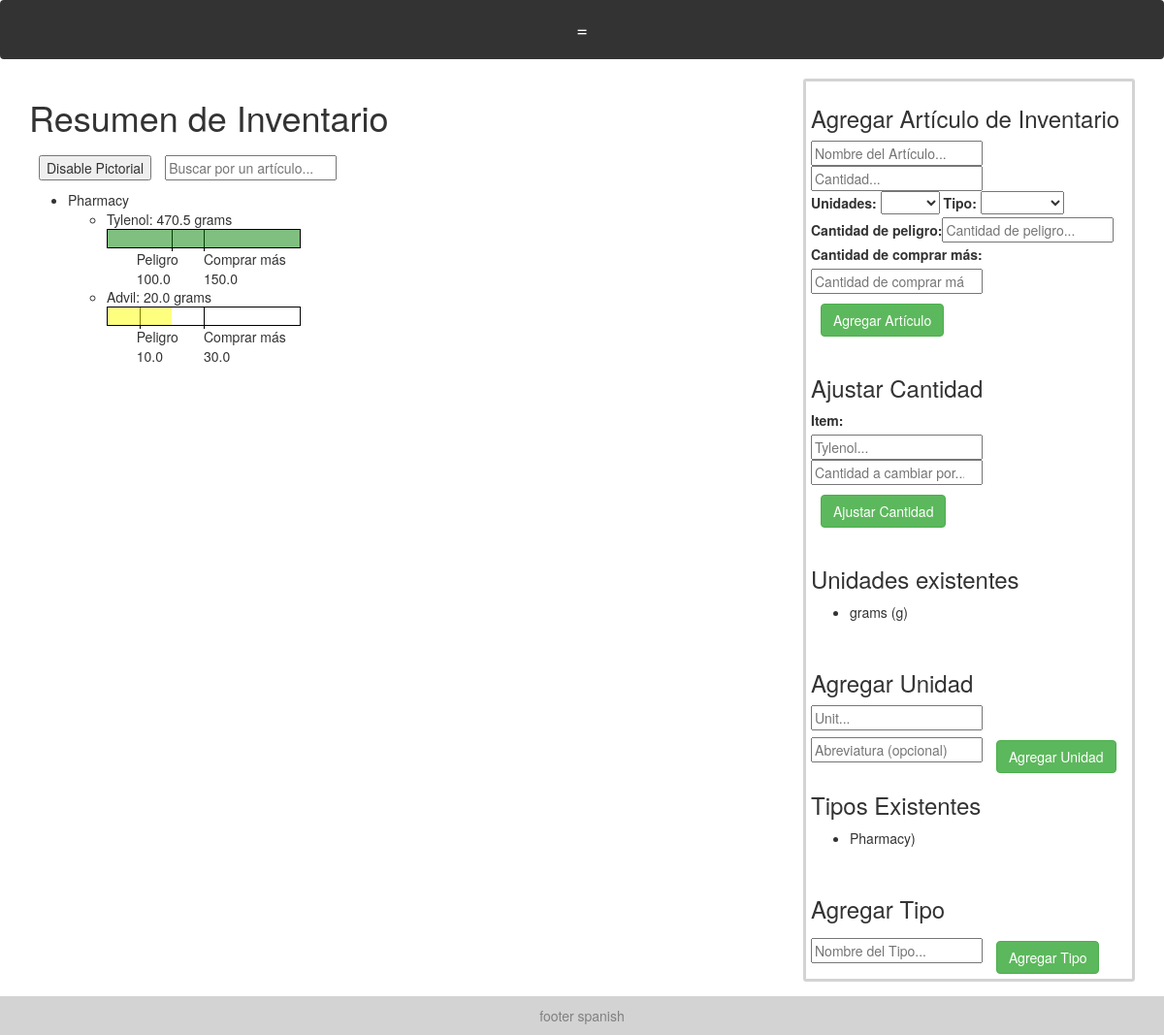
The page /inventory (signed in) on the database its author committed.
### models.py (models this page shows)
class InventoryType(Base):
    __tablename__ = "inventory_type"
    id = Column(Integer, primary_key=True)
    name = Column(String)

class InventoryItem(Base):
    __tablename__ = "inventory_item"
    id = Column(Integer, primary_key=True)
    name = Column(String)
    amount = Column(Float)
    unit = Column(PickleType)
    inventory_type = Column(PickleType)
    danger_amount = Column(Float)
    buy_more_amount = Column(Float)

class Unit(Base):
    __tablename__ = "units"
    id = Column(Integer, primary_key=True)
    name = Column(String)
    abbreviation = Column(String)

### app.py (the view)
@app.route('/inventory')
@check_login_wrapper
def inventory():
    print("inventory", get_inventory())
    inventory_by_types = {}
    for inv_item in get_inventory():
        if inv_item.inventory_type.name not in inventory_by_types:
            inventory_by_types[inv_item.inventory_type.name] = []
        inventory_by_types[inv_item.inventory_type.name].append(inv_item)
    print("invent by types", inventory_by_types)
    return render_template("inventory.html", inventory=get_inventory(), inventory_by_types=inventory_by_types, units = get_units(), inv_types = get_inventory_types())

### app.py (called while the page is built)
def check_login_wrapper(func):
    @wraps(func)
    def inner(*args, **kwargs):
        print("here")
        if "username" not in login_session:
            return redirect(url_for('login'))
        if "language" not in login_session:
            login_session["language"] = "Spanish"
        return func(*args, **kwargs)
    return inner

### database.py (called while the page is built)
def get_units():
    return session.query(Unit).all()

def get_inventory_types():
    return session.query(InventoryType).all()

def get_inventory():
    return session.query(InventoryItem).all()

### templates/inventory.html (shortened to what this page needs)
{% extends "layout.html" %}
{% block body %}
	<div class="row">
		<div style="width: 70%; float: left; ">
			<h1>{{text['Inventory Overview']}}</h1>
			<button type="button" id="swapButton" onclick="swapPictoral()">Disable Pictorial</button>
			<input onkeyup ="filterInventory(this)" id="item_filter" type="" name="" placeholder="{{text['Search for item']}}...">
			<ul id="inventory_pictoral">
				{% for inv_type in inventory_by_types %}
					<li> {{inv_type}}
						<ul>
					{% for item in inventory_by_types[inv_type] %}
						<li class="inventory_item">{{item.name}}: {{item.amount}} {{item.unit.name}}
							<div style="height: 20px; width: 200px; position: relative; border: solid black 1px;">
								<div style="position: absolute; left:{{item.danger_amount / (0.02 * item.buy_more_amount)}}%; width: 10px; height: 22px; border-left: solid black 1px;"> </div>
								<div style="position: absolute; left:15%; top:20px;">{{text['Danger']}}<br>{{item.danger_amount}}</div>
								<div style="position: absolute; left:50%; width: 10px; height: 22px; border-left: solid black 1px;"> </div>
								<div style="position: absolute; left:50%; top:20px;">{{text['Buy More']}}<br>{{item.buy_more_amount}}</div>
							<div style="
							{% if item.amount < item.danger_amount %}
								background-color: red;
							{% elif item.amount < item.buy_more_amount %}
								background-color: yellow;
							{% else %}
								background-color: green;
							{% endif %}
							position: absolute; left:0px; top:0px; width: {{item.amount / (0.02 * item.buy_more_amount)}}%; max-width:198px; height: 18px;  opacity: .5;"> </div>
							</div>
							<br><br>
						</li>
					{% endfor %}
					</ul></li>
				{% endfor %}
			</ul>
		</div>
		<div style="width: 30%; float: left; border: solid 3px lightgrey; padding: 5px; border-radius: 3px;">
			<h3>{{text['Add Inventory Item']}}</h3>
			<form action="{{ url_for('add_item_page') }}" method = 'post'>
		  	  <input required type="text"  name="item_name" placeholder="{{text['Item Name']}}...">
		  	  <input required type="number" step="0.01" name="amount" placeholder="{{text['Amount']}}...">
		  	  <br>
		  	  <label for="unit_name">{{text['Units']}}: </label>
		  	  <select required name="unit_name" id="unit_name">
			  	<option value=""></option>
			  	{% for unit in units %}
				    <option value="{{unit.name}}">{{unit.name}}</option>
			    {% endfor %}
			  </select>
			  <label for="type_name">{{text['Type']}}: </label>
			  <select required name="type_name" id="type_name">
			  	<option value=""></option>
			  	{% for type in inv_types %}
				    <option value="{{type.name}}">{{type.name}}</option>
			    {% endfor %}
			  </select>
			  <br>
		  	  <label for="danger_amount">{{text['Danger Amount']}}: </label><input required type="number" step="0.01" name="danger_amount" id="danger_amount" placeholder="{{text['Danger Amount']}}...">
		  	  <br>
		  	  <label for="buy_more_amount">{{text['Buy More Amount']}}: </label><input required type="number" step="0.01" name="buy_more_amount" id="buy_more_amount" placeholder="{{text['Buy More Amount']}}...">
		  	  <br>
		  	  <button class="btn btn-success" type="submit" > {{text['Add Item']}} </button>
			 </form>
			 <br>
			 <h3>{{text['Adjust Amount']}} </h3>
			 <form autocomplete="off" action="{{ url_for('change_item_amount_page') }}" method = 'post'>
			 	<label for="change_item_name">Item: </label>
			 	<div class="autocomplete" style="width:300px;">
				    <input id="myInput" type="text" name="item_name" placeholder="Tylenol...">
				</div>
		  	  <input required type="number" step="0.01" name="amount" placeholder="{{text['Amount to change by']}}...">
		  	  <button class="btn btn-success" type="submit" > {{text['Adjust Amount']}} </button>
			 </form>
			 <br>
			 <h3>{{text['Existing Units']}}</h3>
			<ul>
			{% for unit in units %}
				<li>{{unit.name}} ({{unit.abbreviation}})</li>
			{% endfor %}
			</ul>
			<br>
			<h3>{{text['Add Unit']}}</h3>
			<form action="{{ url_for('add_unit_page') }}" method = 'post'>
		  	  <input  required type="text"  name="unit_name" placeholder="Unit...">
		  	  <input  type="text"  name="abbreviation" placeholder="{{text['Abbreviation (optional)']}}">
		  	  <button class="btn btn-success" type="submit" > {{text['Add Unit']}} </button>
			</form>
			<h3>{{text['Existing Types']}}</h3>
			<ul>
			{% for type in inv_types %}
				<li>{{type.name}})</li>
			{% endfor %}
			</ul>
			<br>
			<h3>{{text['Add Type']}}</h3>
			<form action="{{ url_for('add_inventory_type_page') }}" method = 'post'>
		  	  <input  required type="text"  name="type_name" placeholder="{{text['Type Name']}}...">
		  	  <button class="btn btn-success" type="submit" > {{text['Add Type']}} </button>
			</form>
		</div>
	</div>
{%endblock%}

### static/style.css (style rules this page uses)
input { max-width: 500px; }
button { margin: 10px; }

### templates/layout.html (style rules this page uses)
input { max-width: 500px; }
button { margin: 10px; }
.row { margin: 0px; }
.row:after { content: ""; display: table; clear: both; }

### templates/inventory.html (style rules this page uses)
* { box-sizing: border-box; }
.autocomplete { position: relative; display: inline-block; }

### rows shown on the page
InventoryType: name "Pharmacy"
InventoryItem: name "Tylenol", amount "470.5", unit.name "grams", Danger "Peligro", danger_amount "100.0", text "Comprar más", buy_more_amount "150.0"
InventoryItem: name "Advil", amount "20.0", unit.name "grams", Danger "Peligro", danger_amount "10.0", text "Comprar más", buy_more_amount "30.0"
Unit: name "grams", abbreviation "g"

### other values the page prints
{{ text['Inventory Overview'] }} "Resumen de Inventario"
{{ text['Add Inventory Item'] }} "Agregar Artículo de Inventario"
{{ text['Units'] }} "Unidades"
{{ text['Type'] }} "Tipo"
{{ text['Danger Amount'] }} "Cantidad de peligro"
{{ text['Buy More Amount'] }} "Cantidad de comprar más"
{{ text['Add Item'] }} "Agregar Artículo"
{{ text['Adjust Amount'] }} "Ajustar Cantidad"
{{ text['Existing Units'] }} "Unidades existentes"
{{ text['Add Unit'] }} "Agregar Unidad"
{{ text['Existing Types'] }} "Tipos Existentes"
{{ text['Add Type'] }} "Agregar Tipo"
{{ text['footer'] }} "footer spanish"
